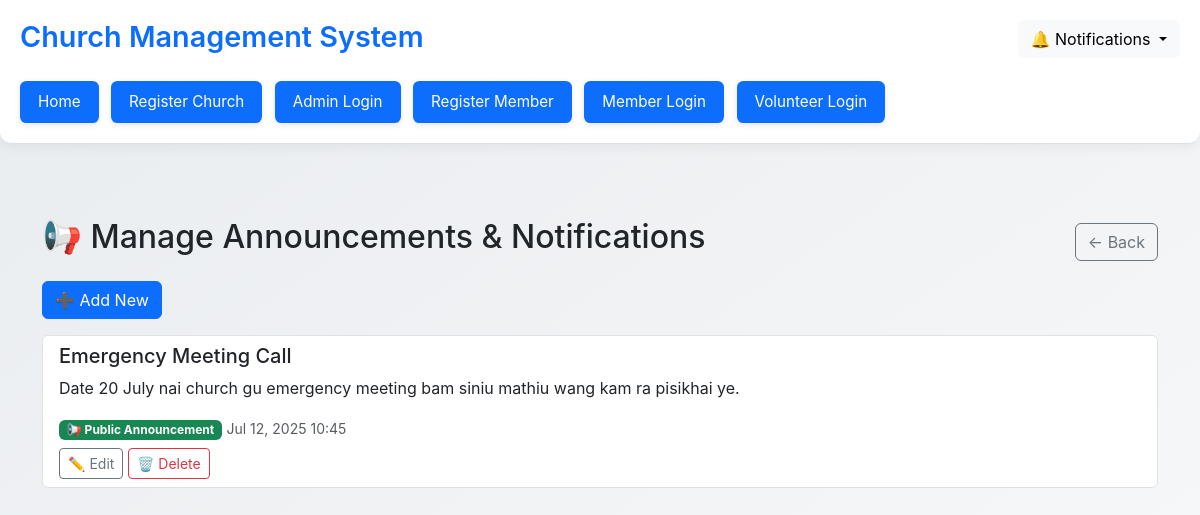
The app's page /church-announcements/ (signed in) with its own data.
### church/models.py (models this page shows, shortened)
class Announcement(models.Model):
    church = models.ForeignKey(Church, on_delete=models.CASCADE)
    title = models.CharField(max_length=255)
    content = models.TextField(blank=True)  # Announcement message
    created_by = models.ForeignKey(User, on_delete=models.SET_NULL, null=True, blank=True)
    event = models.ForeignKey(Event, on_delete=models.SET_NULL, null=True, blank=True)
    user = models.ForeignKey(User, on_delete=models.CASCADE, related_name='personal_announcements', null=True, blank=True, help_text="Leave blank for public announcements.")
    is_public = models.BooleanField(default=True)
    is_read = models.BooleanField(default=False)  # Only for personal announcements
    created_at = models.DateTimeField(auto_now_add=True)
    class Meta:
        ordering = ['-created_at']
    def is_notification(self):
        return self.user is not None and not self.is_public

### church/views.py (the view)
# urls.py: path('church-announcements/', AdminAnnouncementListView.as_view(), name='church_announcement_list'),
class AdminAnnouncementListView(LoginRequiredMixin, ListView):
    model = Announcement
    template_name = 'church/church_announcement_list.html'
    context_object_name = 'announcements'
    def get_queryset(self):
        church = _get_user_church(self.request.user)
        return Announcement.objects.filter(church=church).order_by("-created_at")

### church/views.py (called while the page is built)
def _get_user_church(user):
    if hasattr(user, 'churchadminprofile'):
        return user.churchadminprofile.church
    if hasattr(user, 'volunteer'):
        return user.volunteer.church
    raise PermissionDenied("User is not linked to a church.")

### church/templates/church/church_announcement_list.html (shortened to what this page needs)
{% extends 'base_generic.html' %}
{% block content %}
<div class="container mt-4">
  <div class="d-flex justify-content-between align-items-center mb-3">
    <h2>📢 Manage Announcements & Notifications</h2>
    {% if request.user.is_authenticated and request.user.is_church_admin %}
      <a href="{% url 'church:church_admin_dashboard' %}" class="btn btn-outline-secondary">← Back</a>
    {% elif request.user.is_authenticated and request.user.is_volunteer %}
      <a href="{% url 'church:volunteer_dashboard' %}" class="btn btn-outline-secondary">← Back</a>
    {% else %}
      <a href="/" class="btn btn-outline-secondary">← Back</a>
    {% endif %}
  </div>
  <a href="{% url 'church:add_announcement' %}" class="btn btn-primary mb-3">➕ Add New</a>
  {% if announcements %}
    <div class="list-group">
      {% for ann in announcements %}
        <div class="list-group-item mb-2">
          <h5>{{ ann.title }}</h5>
          <p>{{ ann.content }}</p>
          {% if ann.is_notification %}
            <span class="badge bg-info">🔔 Personal Notification</span>
            <p>To: {{ ann.user.get_full_name|default:ann.user.username }}</p>
          {% else %}
            <span class="badge bg-success">📢 Public Announcement</span>
          {% endif %}
          <small class="text-muted">{{ ann.created_at|date:"M d, Y H:i" }}</small><br>
          <a href="{% url 'church:edit_announcement' ann.pk %}" class="btn btn-sm btn-outline-secondary mt-2">✏️ Edit</a>
          <a href="{% url 'church:delete_announcement' ann.pk %}" class="btn btn-sm btn-outline-danger mt-2">🗑️ Delete</a>
        </div>
      {% endfor %}
    </div>
  {% else %}
    <p class="text-muted">No announcements yet.</p>
  {% endif %}
</div>
{% endblock %}

### church/templates/base_generic.html (style rules this page uses)
body { background: linear-gradient(145deg, #e9ecef, #f8f9fa); font-family: 'Inter', sans-serif; min-height: 100vh; }

### records on screen
Announcement: title "Emergency Meeting Call", content "Date 20 July nai church gu emergency meeting bam siniu mathiu wang kam ra pisikhai ye.", shows "📢 Public Announcement", created_at "Jul 12, 2025 10:45"
